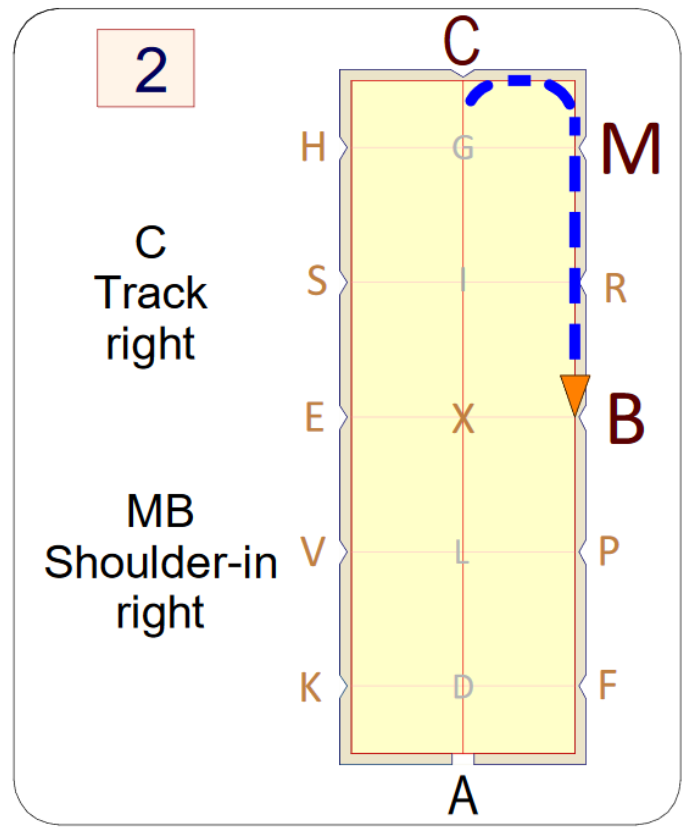
#> input picture Originals/elementary_3_2/2019-07-23 20_19_55-The Dressage Directory EA Elementary 3B dressage Digram 2019 - EAelementary20193.png, 696 x 837 px, found by its file name; its folder holds only this picture in this run
$ python ImageResizer.py
#> lines starting #> are read from the running program, lines starting #| are printed output that depends on the picture
### PY files/PixelScanner.py
#Pixel Scanner

from PIL import Image
from Point import Point

image_width = 0
image_height = 0

class PixelScanner:
    def __init__(self):
        self.image = None

    def contains_colour_range(self, lower, upper, pixel):
        if pixel[0] in range(lower, upper) and pixel[1] in range(lower, upper) and pixel[2] in range(lower, upper):
            return True
        elif pixel[0] in range(lower, upper) and pixel[1] in range(lower, upper) and pixel[2] in range(lower, upper):
            return True
        elif pixel[0] in range(lower, upper) and pixel[1] in range(lower, upper) and pixel[2] in range(lower, upper):
            return True
        elif pixel[0] in range(lower, upper) and pixel[1] in range(lower, upper) and pixel[2] in range(lower, upper):
            return True
        else:
            return False

    def get_edges(self, image):
        global image_width, image_height

        self.image = image
        image_width = list(self.image.size)[0]
        image_height = list(self.image.size)[1]

        edges = []

        left_point = Point(0, (image_height / 2))
        top_point = Point((image_width / 2), 0)
        right_point = Point((image_width - 1), (image_height / 2))
        bottom_point = Point((image_width / 2), (image_height - 1))

        left_pixel = self.image.getpixel((left_point.x, left_point.y))
        top_pixel = self.image.getpixel((top_point.x, top_point.y))
        right_pixel = self.image.getpixel((right_point.x, right_point.y))
        bottom_pixel = self.image.getpixel((bottom_point.x, bottom_point.y))

        final_left_point = None
        final_top_point = None
        final_right_point = None
        final_bottom_point = None

        while final_left_point == None:
            if self.contains_colour_range(0, 200, left_pixel):
                final_left_point = Point((left_point.x - 2), left_point.y)
                edges.append(final_left_point)
            else:
                left_point.shift(1, 0)
                left_pixel = self.image.getpixel((left_point.x, left_point.y))

        while final_top_point == None:
            if self.contains_colour_range(0, 200, top_pixel):
                final_top_point = Point(top_point.x, (top_point.y - 2))
                edges.append(final_top_point)
            else:
                top_point.shift(0, 1)
                top_pixel = self.image.getpixel((top_point.x, top_point.y))

        while final_right_point == None:
            if self.contains_colour_range(0, 200, right_pixel):
                final_right_point = Point((right_point.x + 2), right_point.y)
                edges.append(final_right_point)
            else:
                right_point.shift(-1, 0)
                right_pixel = self.image.getpixel((right_point.x, right_point.y))

        while final_bottom_point == None:
            if self.contains_colour_range(0, 200, bottom_pixel):
                final_bottom_point = Point(bottom_point.x, (bottom_point.y + 2))
                edges.append(final_bottom_point)
            else:
                bottom_point.shift(0, -1)
                bottom_pixel = self.image.getpixel((bottom_point.x, bottom_point.y))

        return edges

### PY files/Point.py
#Point

from math import sqrt

class Point:
    def __init__(self,x_init,y_init):
        self.x = x_init
        self.y = y_init

    def shift(self, x, y):
        self.x += x
        self.y += y

    def __repr__(self):
        return ("({0}, {1})".format(self.x, self.y))

    def distance(a, b):
        return sqrt((a.x-b.x) ** 2 + (a.y-b.y) ** 2)

### PY files/ImageResizer.py
#Script for resizing images.

from PIL import Image
from PixelScanner import PixelScanner
import os

def get_paste_box(edges):
		    left_x = edges[0].x
		    top_y = edges[1].y
		    right_x = edges[2].x
		    bottom_y = edges[3].y
		    paste_box = (left_x, top_y, right_x, bottom_y)
		    return paste_box

def add_background(cropped_image):
    max_image_size = (400, 500)
    cropped_image.thumbnail(max_image_size)
    offset = (0, (500 - (list(cropped_image.size)[1])) // 2)
    background = Image.new("RGBA", (400, 500), (255, 255, 255, 255))
    background.paste(cropped_image, offset)
    return background

for folder in os.listdir("C:/Users/nwins/Documents/GitHub/Image-Resizer/Originals"):
	folder_name = str(folder)
	counter = 1
	pixel_scanner = PixelScanner()
	for image in os.listdir("C:/Users/nwins/Documents/GitHub/Image-Resizer/Originals/{}".format(folder)):
		working_image = Image.open("C:/Users/nwins/Documents/GitHub/Image-Resizer/Originals/{}/{}".format(folder_name, image))
#> working_image is the input picture: PIL image 696x837 RGB; mean R, G, B 246.6, 244.6, 231.5
		edges = pixel_scanner.get_edges(working_image)
#> in get_edges, `left_pixel = self.image.getpixel((left_point.x, left_point.y))`: left_pixel = (255, 255, 255)
#> the loop in get_edges, `while final_left_point == None:` made 14 passes
#> after the loop in get_edges, `while final_left_point == None:`: edges = 1 item
#> the loop in get_edges, `while final_top_point == None:` made 9 passes
#> after the loop in get_edges, `while final_top_point == None:`: edges = 2 items
#> the loop in get_edges, `while final_right_point == None:` made 15 passes
#> right_pixel on passes 1 to 12: (255, 255, 255), (255, 255, 255), (255, 255, 255), (255, 255, 255), (255, 255, 255), (255, 255, 255), (255, 255, 255), (255, 255, 255), (255, 255, 255), (255, 255, 255), (255, 255, 255), (255, 255, 255)
#> after the loop in get_edges, `while final_right_point == None:`: edges = 3 items
#> the loop in get_edges, `while final_bottom_point == None:` made 12 passes
#> after the loop in get_edges, `while final_bottom_point == None:`: edges = 4 items
#> edges = 4 items
		paste_box = get_paste_box(edges)
#> in get_paste_box, `left_x = edges[0].x`: left_x = 11
#> in get_paste_box, `top_y = edges[1].y`: top_y = 6
#> in get_paste_box, `right_x = edges[2].x`: right_x = 683
#> in get_paste_box, `bottom_y = edges[3].y`: bottom_y = 827
#> in get_paste_box, `paste_box = (left_x, top_y, right_x, bottom_y)`: paste_box = (11, 6, 683, 827)
#> paste_box = (11, 6, 683, 827)
		cropped_image = working_image.crop(paste_box)
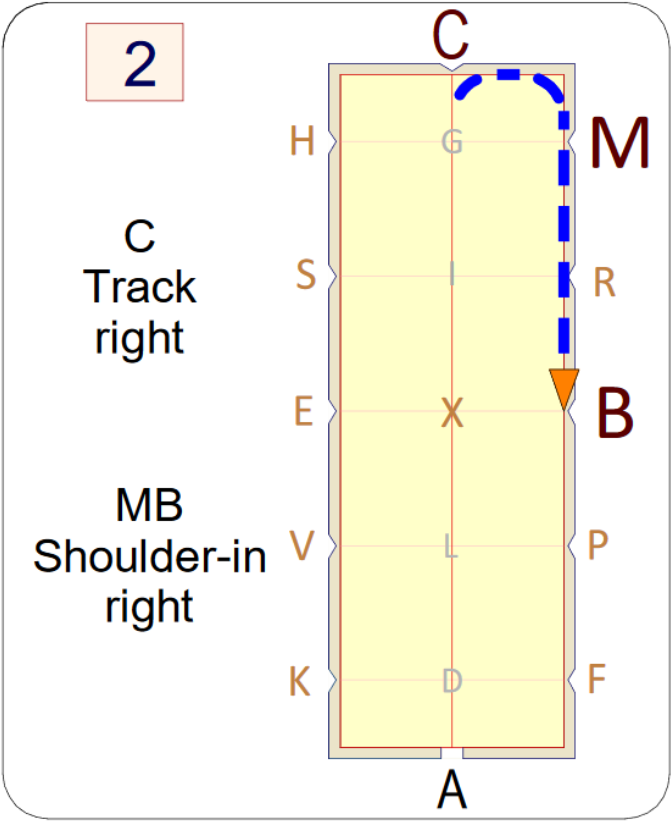
#> cropped_image: PIL image 672x821 RGB; mean R, G, B 246.1, 244, 230.2
		final_image = add_background(cropped_image)
#> in add_background, `cropped_image.thumbnail(max_image_size)`:
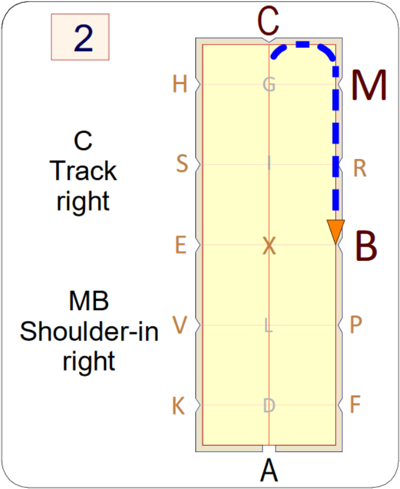
#> cropped_image: PIL image 400x489 RGB; mean R, G, B 246, 243.9, 230.1
#> in add_background, `background = Image.new("RGBA", (400, 500), (255, 255, 255, 255))`: background: PIL image 400x500 RGBA; every value is 255
#> in add_background, `background.paste(cropped_image, offset)`:
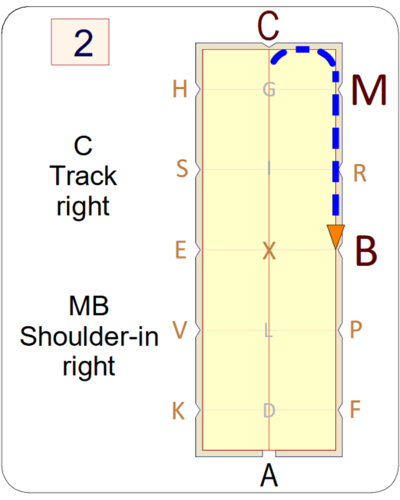
#> background: PIL image 400x500 RGBA; mean R, G, B, A 246.2, 244.2, 230.6, 255
		file_name = "{}_{}.png".format(folder_name, counter)
		final_image.save("C:/Users/nwins/Documents/GitHub/Image-Resizer/Processed/{}/{}".format(folder_name, file_name))
		counter += 1

$ run again, on Originals/elementary_3_2/2019-07-23 20_20_00-The Dressage Directory EA Elementary 3B dressage Digram 2019 - EAelementary20193.png
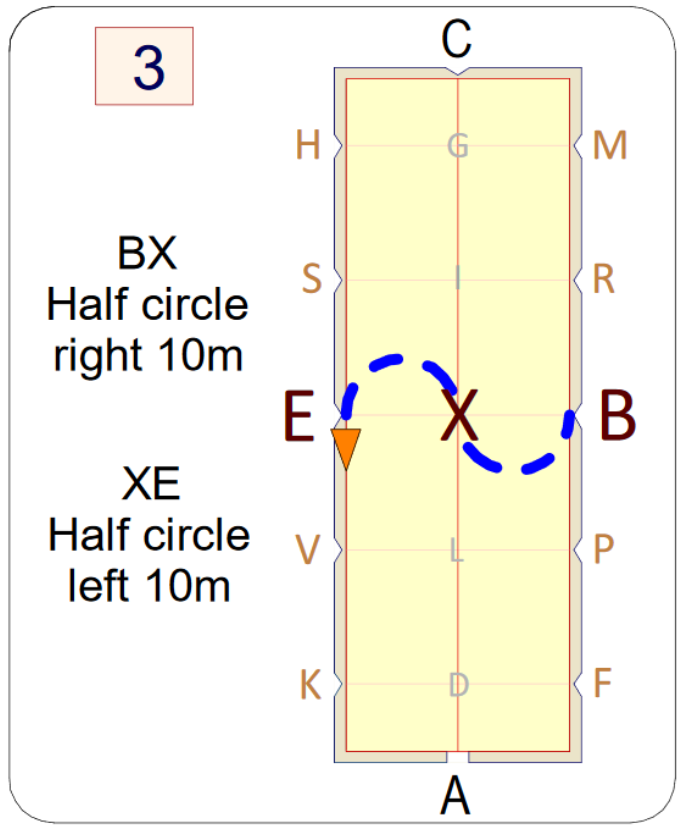
#> input picture Originals/elementary_3_2/2019-07-23 20_20_00-The Dressage Directory EA Elementary 3B dressage Digram 2019 - EAelementary20193.png, 684 x 835 px, found by its file name
#> working_image is the input picture: PIL image 684x835 RGB; mean R, G, B 245.5, 243.4, 229.9
#> in get_edges, `left_pixel = self.image.getpixel((left_point.x, left_point.y))`: left_pixel = (255, 255, 255)
#> the loop in get_edges, `while final_left_point == None:` made 9 passes
#> after the loop in get_edges, `while final_left_point == None:`: edges = 1 item
#> the loop in get_edges, `while final_top_point == None:` made 7 passes
#> top_pixel on passes 1 to 6: (255, 255, 255), (255, 255, 255), (255, 255, 255), (255, 255, 255), (243, 243, 243), (99, 99, 99)
#> after the loop in get_edges, `while final_top_point == None:`: edges = 2 items
#> the loop in get_edges, `while final_right_point == None:` made 9 passes
#> right_pixel on passes 1 to 8: (255, 255, 255), (255, 255, 255), (255, 255, 255), (255, 255, 255), (255, 255, 255), (255, 255, 255), (204, 204, 204), (97, 97, 97)
#> after the loop in get_edges, `while final_right_point == None:`: edges = 3 items
#> the loop in get_edges, `while final_bottom_point == None:` made 12 passes
#> after the loop in get_edges, `while final_bottom_point == None:`: edges = 4 items
#> left_x = 6
#> top_y = 4
#> right_x = 677
#> bottom_y = 825
#> in get_paste_box, `paste_box = (left_x, top_y, right_x, bottom_y)`: paste_box = (6, 4, 677, 825)
#> in add_background, `cropped_image.thumbnail(max_image_size)`:
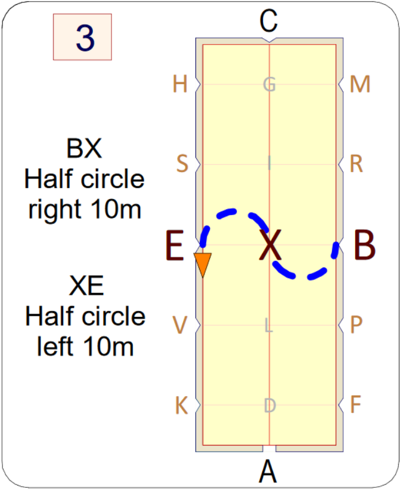
#> cropped_image: PIL image 400x489 RGB; mean R, G, B 245.1, 242.9, 228.9
#> in add_background, `background.paste(cropped_image, offset)`:
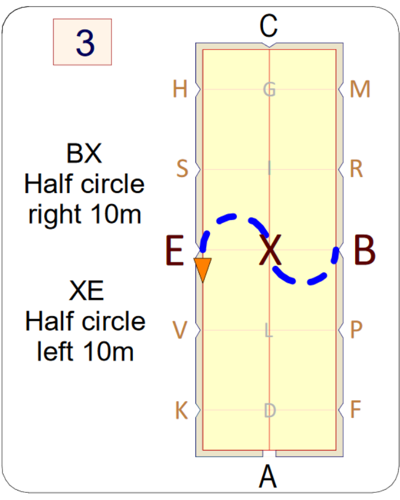
#> background: PIL image 400x500 RGBA; mean R, G, B, A 245.3, 243.2, 229.5, 255
